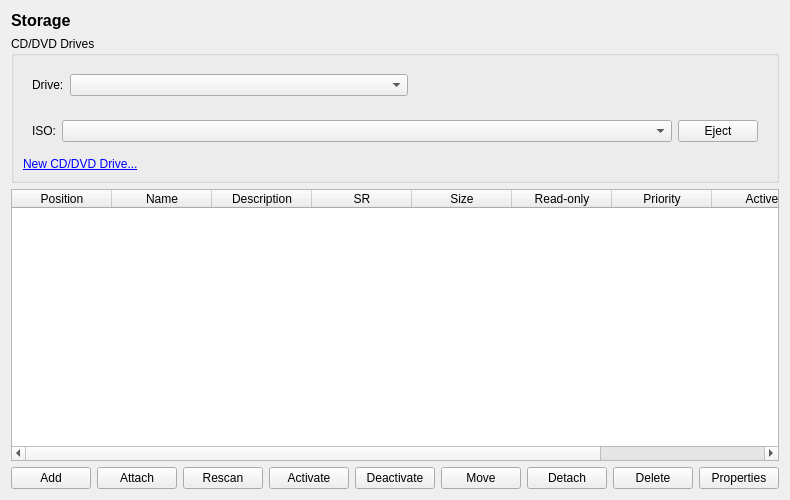
<?xml version="1.0" encoding="UTF-8"?>
<ui version="4.0">
 <class>StorageTabPage</class>
 <widget class="QWidget" name="StorageTabPage">
  <property name="geometry">
   <rect>
    <x>0</x>
    <y>0</y>
    <width>600</width>
    <height>500</height>
   </rect>
  </property>
  <property name="windowTitle">
   <string>Storage</string>
  </property>
  <layout class="QVBoxLayout" name="verticalLayout">
   <item>
    <widget class="QLabel" name="titleLabel">
     <property name="text">
      <string>Storage</string>
     </property>
     <property name="font">
      <font>
       <pointsize>12</pointsize>
       <weight>75</weight>
       <bold>true</bold>
      </font>
     </property>
    </widget>
   </item>
   <item>
    <widget class="QGroupBox" name="cdDvdGroupBox">
     <property name="title">
      <string>CD/DVD Drives</string>
     </property>
     <layout class="QVBoxLayout" name="cdDvdLayout">
      <item>
       <widget class="QWidget" name="cdDvdContainer" native="true">
        <layout class="QHBoxLayout" name="cdDvdHorizontalLayout">
         <item>
          <widget class="QLabel" name="driveLabel">
           <property name="text">
            <string>Drive:</string>
           </property>
          </widget>
         </item>
         <item>
          <widget class="QComboBox" name="driveComboBox">
           <property name="sizePolicy">
            <sizepolicy hsizetype="Expanding" vsizetype="Fixed">
             <horstretch>0</horstretch>
             <verstretch>0</verstretch>
            </sizepolicy>
           </property>
          </widget>
         </item>
         <item>
          <widget class="QLabel" name="singleDriveLabel">
           <property name="text">
            <string/>
           </property>
          </widget>
         </item>
         <item>
          <spacer name="horizontalSpacer">
           <property name="orientation">
            <enum>Qt::Horizontal</enum>
           </property>
           <property name="sizeHint" stdset="0">
            <size>
             <width>40</width>
             <height>20</height>
            </size>
           </property>
          </spacer>
         </item>
        </layout>
       </widget>
      </item>
      <item>
       <widget class="QWidget" name="isoContainer" native="true">
        <layout class="QHBoxLayout" name="isoHorizontalLayout">
         <item>
          <widget class="QLabel" name="isoLabel">
           <property name="text">
            <string>ISO:</string>
           </property>
          </widget>
         </item>
         <item>
          <widget class="QComboBox" name="isoComboBox">
           <property name="sizePolicy">
            <sizepolicy hsizetype="Expanding" vsizetype="Fixed">
             <horstretch>0</horstretch>
             <verstretch>0</verstretch>
            </sizepolicy>
           </property>
          </widget>
         </item>
         <item>
          <widget class="QPushButton" name="ejectButton">
           <property name="text">
            <string>Eject</string>
           </property>
          </widget>
         </item>
        </layout>
       </widget>
      </item>
      <item>
       <widget class="QLabel" name="noDrivesLabel">
        <property name="text">
         <string>&lt;a href="#new"&gt;New CD/DVD Drive...&lt;/a&gt;</string>
        </property>
        <property name="textFormat">
         <enum>Qt::RichText</enum>
        </property>
        <property name="alignment">
         <set>Qt::AlignLeading|Qt::AlignLeft|Qt::AlignVCenter</set>
        </property>
       </widget>
      </item>
     </layout>
    </widget>
   </item>
   <item>
    <widget class="QTableWidget" name="storageTable">
     <property name="alternatingRowColors">
      <bool>true</bool>
     </property>
     <property name="selectionMode">
      <enum>QAbstractItemView::SingleSelection</enum>
     </property>
     <property name="selectionBehavior">
      <enum>QAbstractItemView::SelectRows</enum>
     </property>
     <property name="contextMenuPolicy">
      <enum>Qt::CustomContextMenu</enum>
     </property>
     <column>
      <property name="text">
       <string>Position</string>
      </property>
     </column>
     <column>
      <property name="text">
       <string>Name</string>
      </property>
     </column>
     <column>
      <property name="text">
       <string>Description</string>
      </property>
     </column>
     <column>
      <property name="text">
       <string>SR</string>
      </property>
     </column>
     <column>
      <property name="text">
       <string>Size</string>
      </property>
     </column>
     <column>
      <property name="text">
       <string>Read-only</string>
      </property>
     </column>
     <column>
      <property name="text">
       <string>Priority</string>
      </property>
     </column>
     <column>
      <property name="text">
       <string>Active</string>
      </property>
     </column>
     <column>
      <property name="text">
       <string>Device Path</string>
      </property>
     </column>
    </widget>
   </item>
   <item>
    <layout class="QHBoxLayout" name="buttonLayout">
     <item>
      <widget class="QPushButton" name="addButton">
       <property name="text">
        <string>Add</string>
       </property>
      </widget>
     </item>
     <item>
      <widget class="QPushButton" name="attachButton">
       <property name="text">
        <string>Attach</string>
       </property>
      </widget>
     </item>
     <item>
      <widget class="QPushButton" name="rescanButton">
       <property name="text">
        <string>Rescan</string>
       </property>
      </widget>
     </item>
     <item>
      <widget class="QPushButton" name="activateButton">
       <property name="text">
        <string>Activate</string>
       </property>
      </widget>
     </item>
     <item>
      <widget class="QPushButton" name="deactivateButton">
       <property name="text">
        <string>Deactivate</string>
       </property>
      </widget>
     </item>
     <item>
      <widget class="QPushButton" name="moveButton">
       <property name="text">
        <string>Move</string>
       </property>
      </widget>
     </item>
     <item>
      <widget class="QPushButton" name="detachButton">
       <property name="text">
        <string>Detach</string>
       </property>
      </widget>
     </item>
     <item>
      <widget class="QPushButton" name="deleteButton">
       <property name="text">
        <string>Delete</string>
       </property>
      </widget>
     </item>
     <item>
      <widget class="QPushButton" name="editButton">
       <property name="text">
        <string>Properties</string>
       </property>
      </widget>
     </item>
     <item>
      <spacer name="horizontalSpacer_2">
       <property name="orientation">
        <enum>Qt::Horizontal</enum>
       </property>
       <property name="sizeHint" stdset="0">
        <size>
         <width>40</width>
         <height>20</height>
        </size>
       </property>
      </spacer>
     </item>
    </layout>
   </item>
  </layout>
 </widget>
 <resources/>
 <connections/>
</ui>
